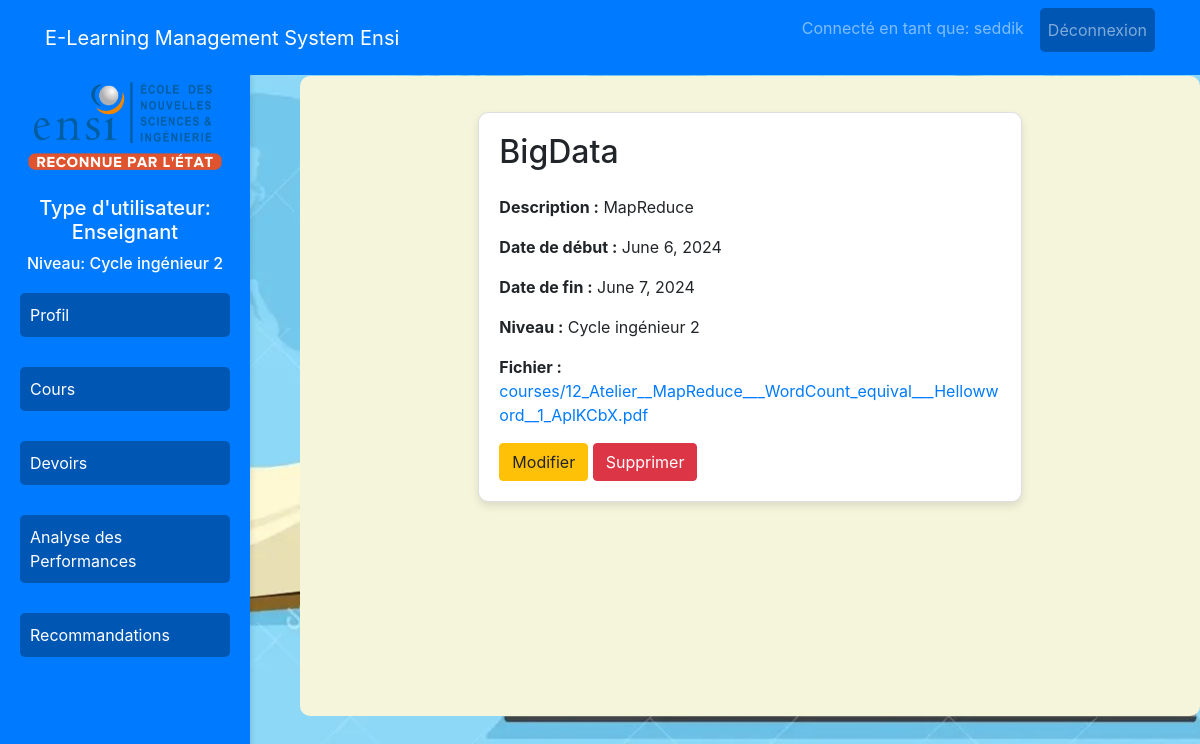
/courses/1/ (signed in), run on the app's committed database.
### education/models.py (models this page shows, shortened)
class Profile(models.Model):
    LEVEL_CHOICES = [
        (1, "1ère année cycle ingénieur"),
        (2, "2ème année cycle ingénieur"),
        (3, "3ème année cycle ingénieur"),
    ]
    user = models.OneToOneField(User, on_delete=models.CASCADE)
    bio = models.TextField(blank=True)
    phone = models.CharField(max_length=15, blank=True, null=True)
    is_teacher = models.BooleanField(default=False)
    is_admin = models.BooleanField(default=False)
    enrolled_courses = models.ManyToManyField('Course', blank=True, related_name='enrolled_students')
    level = models.IntegerField(choices=LEVEL_CHOICES, null=True, blank=True)

class Course(models.Model):
    LEVEL_CHOICES = (
        (1, 'Cycle ingénieur 1'),
        (2, 'Cycle ingénieur 2'),
        (3, 'Cycle ingénieur 3'),
    )
    title = models.CharField(max_length=255)
    description = models.TextField()
    start_date = models.DateField()
    end_date = models.DateField()
    level = models.IntegerField(choices=LEVEL_CHOICES)
    file = models.FileField(upload_to='courses/', null=True, blank=True)
    teacher = models.ForeignKey(User, on_delete=models.CASCADE)

### education/views.py (the view)
# urls.py: path('courses/<int:course_id>/', views.course_detail, name='course_detail'),
@login_required
def course_detail(request, course_id):
    course = get_object_or_404(Course, id=course_id)
    return render(request, 'course_detail.html', {'course': course})

### education/templates/course_detail.html (shortened to what this page needs)
{% extends "base.html" %}
{% block content_class %}content-courses{% endblock %}
{% block content %}
<div class="container mt-3">
    <div class="row justify-content-center">
        <div class="col-md-8">
            <div class="card">
                <div class="card-body">
                    <h2 class="mb-4">{{ course.title }}</h2>
                    <p><strong>Description :</strong> {{ course.description }}</p>
                    <p><strong>Date de début :</strong> {{ course.start_date }}</p>
                    <p><strong>Date de fin :</strong> {{ course.end_date }}</p>
                    <p><strong>Niveau :</strong> {{ course.get_level_display }}</p>
                    {% if course.file %}
                        <p><strong>Fichier :</strong> <a href="{{ course.file.url }}" download>{{ course.file.name }}</a></p>
                    {% endif %}
                    {% if request.user.is_superuser or request.user.profile.is_teacher %}
                        <a href="{% url 'course_update' course.id %}" class="btn btn-warning">Modifier</a>
                        <form action="{% url 'course_delete' course.id %}" method="post" style="display:inline;">
                            <button type="submit" class="btn btn-danger">Supprimer</button>
                        </form>
                    {% endif %}
                </div>
            </div>
        </div>
    </div>
</div>
{% endblock %}

### education/templates/base.html (shortened to what this page needs)
<!DOCTYPE html>
<html lang="fr">
<head>
    {% load static %}
    <link rel="stylesheet" href="https://stackpath.bootstrapcdn.com/bootstrap/4.5.2/css/bootstrap.min.css">
</head>
<body>
    <nav class="navbar navbar-expand-lg navbar-dark fixed-top">
        <div class="container">
            <div class="d-flex align-items-center w-100">
                <a class="navbar-brand mr-auto" href="{% if request.user.is_superuser %}{% url 'admin_dashboard' %}{% elif request.user.profile.is_teacher %}{% url 'teacher_dashboard' %}{% else %}{% url 'student_dashboard' %}{% endif %}">
                    E-Learning Management System Ensi
                </a>
                <ul class="navbar-nav">
                    {% if request.user.is_authenticated %}
                        <li class="nav-item">
                            <span class="navbar-text mr-3">Connecté en tant que: {{ request.user.username }}</span>
                        </li>
                        <li class="nav-item">
                            <a class="nav-link" href="{% url 'logout' %}">Déconnexion</a>
                        </li>
                    {% endif %}
                </ul>
            </div>
        </div>
    </nav>
    <div class="container-fluid">
        <div class="row">
            <div class="col-md-3 sidebar">
                <div class="user-info">
                    <img src="{% static 'Images/ENSI.png' %}">
                    <h5>
                        Type d'utilisateur:
                        {% if request.user.is_superuser %}
                            Admin
                        {% elif request.user.profile.is_teacher %}
                            Enseignant
                        {% else %}
                            Étudiant
                        {% endif %}
                    </h5>
                    <h6>
                        Niveau:
                        {% if request.user.profile.level %}
                            Cycle ingénieur {{ request.user.profile.level }}
                        {% else %}
                            Admin
                        {% endif %}
                    </h6>
                </div>
                <ul class="nav flex-column">
                    {% if request.user.is_authenticated %}
                        <li class="nav-item menu-item-profile">
                            <a class="nav-link" href="{% url 'profile' %}">Profil</a>
                        </li>
                        <li class="nav-item menu-item-courses">
                            <a class="nav-link" href="{% url 'course_list' %}">Cours</a>
                        </li>
                        <li class="nav-item menu-item-assignments">
                            <a class="nav-link" href="{% url 'assignment_list' %}">Devoirs</a>
                        </li>
                        {% if request.user.profile.is_teacher %}
                            <li class="nav-item menu-item-analysis">
                                <a class="nav-link" href="{% url 'performance_analysis' %}">Analyse des Performances</a>
                            </li>
                        {% endif %}
                        <li class="nav-item menu-item-recommendations">
                            <a class="nav-link" href="{% url 'resource_list' %}">Recommandations</a>
                        </li>
                    {% endif %}
                </ul>
            </div>
            <div class="col-md-9 content {% block content_class %}{% endblock %}">
                {% block content %}{% endblock %}
            </div>
        </div>
    </div>
</body>
</html>

### data on the page
Course: title "BigData", description "MapReduce", start_date "June 6, 2024", end_date "June 7, 2024", level "Cycle ingénieur 2", file.name "courses/12_Atelier__MapReduce___WordCount_equival___Hellowword__1_AplKCbX.pdf"

### other printed values
{{ request.user.username }} "seddik"
{{ request.user.profile.level }} "2"
